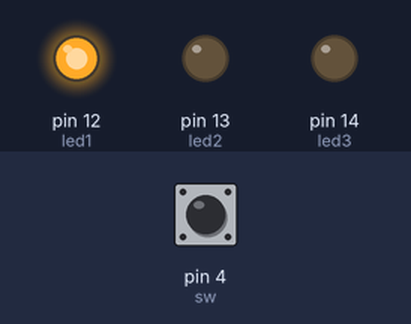
Bench run of a sketch on a simulated Arduino Uno, built with avr-gcc and run on an emulated ATmega328P. Shown: output pins drawn as LEDs (lit = HIGH). Inputs (shaded band) come from the test bench; at power-on: pin 4 (sw) HIGH.

Above: at 0.2 s.
At 1.2 s:
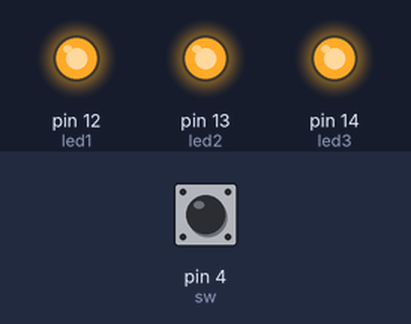
At 3.7 s:
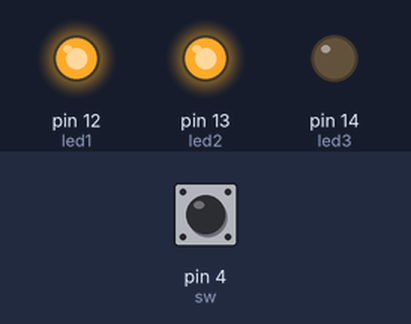
At 5.7 s:
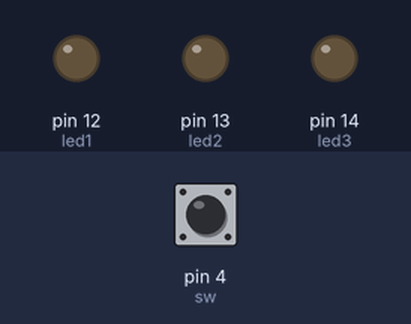
Timing chart, 0 to 6.9 s (numbered marks = the images above):
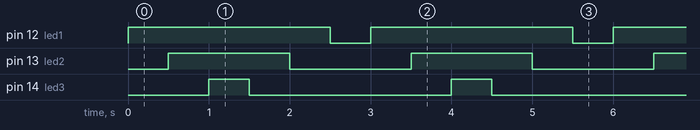

The sketch:

LED_run.ino
```cpp
#define led1 12
#define led2 13
#define led3 14
#define sw 4
int a = 0;
int cnt=0;
void setup() {
  // put your setup code here, to run once:
  Serial.begin(9600);
  pinMode(led1,OUTPUT);
  pinMode(led2,OUTPUT);
  pinMode(led3,OUTPUT);
  pinMode(sw,INPUT);
}

void loop() {
  a = digitalRead(sw);
  digitalWrite(led1,HIGH);
  delay(500);
  digitalWrite(led2,HIGH);
  delay(500);
  digitalWrite(led3,HIGH);
  delay(500);
  digitalWrite(led3,LOW);
  delay(500);
  digitalWrite(led2,LOW);
  delay(500);
  digitalWrite(led1,LOW);
  delay(500);

}
```

Measured:
- by itself, pin 12 (led1): alternates HIGH for 2.5 s and LOW for 0.50 s
- by itself, pin 13 (led2): alternates HIGH for 1.5 s and LOW for 1.5 s
- by itself, pin 14 (led3): alternates HIGH for 0.50 s and LOW for 2.5 s
